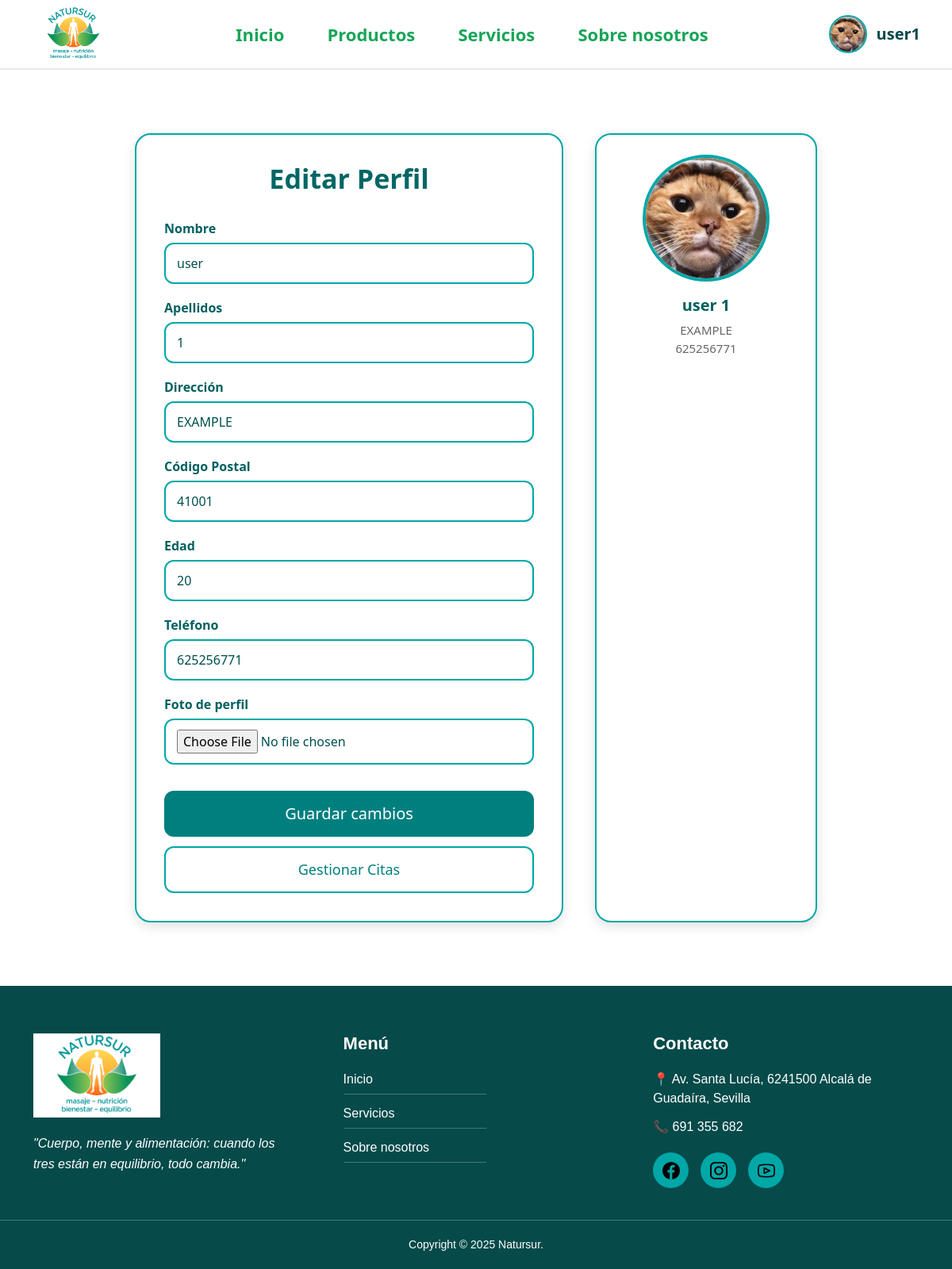
The app's page /perfil/ (signed in) with its own data.
### main/models.py (models this page shows, shortened)
class User(models.Model):
    django_user = models.OneToOneField(DjangoUser, on_delete=models.CASCADE, related_name="profile")
    first_name = models.CharField(max_length=30)
    last_name = models.CharField(max_length=30)
    direccion = models.CharField(max_length=255)
    postal_code = models.CharField(max_length=20)
    age = models.PositiveIntegerField()
    telephone_number = models.CharField(max_length=20)
    image = models.ImageField(upload_to='users/', blank=True, null=True)

### main/views.py (the view)
# urls.py: path("perfil/", views.perfil_view, name="perfil"),
@login_required
def perfil_view(request):
    profile = request.user.profile
    return render(request, "perfil.html", {"user": profile})

### main/templates/perfil.html (shortened to what this page needs)
{% extends "base.html" %}
{% load static %}
{% block content %}
<div class="profile-edit-wrapper">
    <div class="profile-form">
        <h2 class="form-title">Editar Perfil</h2>
        <form method="POST" action="{% url 'perfil_editar' %}" enctype="multipart/form-data">
            <div class="form-field">
                <label>Nombre</label>
                <input type="text" name="first_name" value="{{ user.first_name }}">
            </div>
            <div class="form-field">
                <label>Apellidos</label>
                <input type="text" name="last_name" value="{{ user.last_name }}">
            </div>
            <div class="form-field">
                <label>Dirección</label>
                <input type="text" name="direccion" value="{{ user.direccion }}">
            </div>
            <div class="form-field">
                <label>Código Postal</label>
                <input type="text" name="postal_code" value="{{ user.postal_code }}">
            </div>
            <div class="form-field">
                <label>Edad</label>
                <input type="number" name="age" value="{{ user.age }}">
            </div>
            <div class="form-field">
                <label>Teléfono</label>
                <input type="text" name="telephone_number" value="{{ user.telephone_number }}">
            </div>
            <div class="form-field">
                <label>Foto de perfil</label>
                <input type="file" name="image">
            </div>
            <button class="btn-save">Guardar cambios</button>
        </form>
        <a href="{% url 'citas_list' %}" class="btn-citas">Gestionar Citas</a>
    </div>
    <div class="profile-card">
        {% if user.image %}
            <img src="{{ user.image.url }}" class="avatar-preview">
        {% else %}
            <img src="{% static 'default_user.png' %}" class="avatar-preview">
        {% endif %}
        <div class="profile-name">{{ user.first_name }} {{ user.last_name }}</div>
        <div class="profile-info">{{ user.direccion }}</div>
        <div class="profile-info">{{ user.telephone_number }}</div>
    </div>
</div>
{% endblock %}

### main/templates/base.html (shortened to what this page needs)
<!DOCTYPE html>
<html lang="es">
<head>
    {% load static %}
    <link rel="stylesheet" href="https://cdnjs.cloudflare.com/ajax/libs/bootstrap/5.3.2/css/bootstrap.min.css">
</head>
<body>
{% load static %}
<header class="main-header">
    <div class="header-left">
        <img src="{% static 'natursur_icon.png' %}" class="logo-small">
    </div>
    <nav class="header-center">
        <a href="/">Inicio</a>
        <a href="/productos/">Productos</a>
        <a href="/servicios/">Servicios</a>
        <a href="/sobre-nosotros/">Sobre nosotros</a>
    </nav>
    <div class="header-right">
        {% if request.user.is_authenticated %}
        <div class="user-dropdown">
            <div class="user-info">
                {% if request.user.profile.image %}
                    <img src="{{ request.user.profile.image.url }}" class="user-avatar">
                {% else %}
                    <img src="{% static 'default_user.png' %}" class="user-avatar">
                {% endif %}
                <span class="user-name">{{ request.user.username }}</span>
            </div>
        </div>
        {% else %}
            <a href="/login/" class="btn-login-pro">Acceder</a>
            <a href="/register/" class="signup-link">Crear cuenta</a>
        {% endif %}
    </div>
</header>
{% block content %}
{% endblock %}
<footer class="main-footer">
    <div class="footer-content container">
        <div class="footer-col">
            <img src="{% static 'natursur_icon.png' %}" class="footer-logo">
            <p class="footer-quote">
                "Cuerpo, mente y alimentación: cuando los tres están en equilibrio, todo cambia."
            </p>
        </div>
        <div class="footer-col">
            <h3 class="footer-title">Menú</h3>
            <ul class="footer-menu">
                <li><a href="/">Inicio</a></li>
                <li><a href="/servicios/">Servicios</a></li>
                <li><a href="/sobre-nosotros/">Sobre nosotros</a></li>
            </ul>
        </div>
        <div class="footer-col">
            <h3 class="footer-title">Contacto</h3>
            <p class="footer-info">📍 Av. Santa Lucía, 6241500 Alcalá de Guadaíra, Sevilla</p>
            <p class="footer-info">📞 691 355 682</p>
            <div class="footer-socials">
                <a href="https://www.facebook.com/natursur" target="_blank">
                    <div class="social-icon">
                        <img src="{% static 'icons/facebook.png' %}">
                    </div>
                </a>
                <a href="https://www.instagram.com/yosoyescalona/?hl=es" target="_blank">
                    <div class="social-icon">
                        <img src="{% static 'icons/instagram.png' %}">
                    </div>
                </a>
                <a href="https://www.youtube.com/@natursur" target="_blank">
                    <div class="social-icon">
                        <img src="{% static 'icons/youtube.png' %}">
                    </div>
                </a>
            </div>
        </div>
    </div>
    <div class="footer-bottom">
        Copyright © 2025 Natursur.
    </div>
</footer>
</body>
</html>

### main/templates/base.html (style rules this page uses)
.main-header { display: flex; justify-content: space-between; align-items: center; padding: 8px 40px; border-bottom: 2px solid #e9e9e9; background: white; }
.logo-small { height: 70px; width: auto; }
.header-center a { margin: 0 25px; font-size: 22px; font-weight: 600; color: #18A558; text-decoration: none; }
.header-right { display: flex; align-items: center; gap: 14px; }
.user-info { display: flex; align-items: center; gap: 12px; cursor: pointer; }
.user-avatar { width: 48px; height: 48px; border-radius: 50%; object-fit: cover; border: 2px solid #02A8A8; }
.user-name { font-size: 20px; color: #064A4A; font-weight: 600; }
.user-dropdown { position: relative; display: inline-block; }
.main-footer { background: #064A4A; color: white; padding: 60px 0 20px; margin-top: 60px; font-family: Arial, sans-serif; }
.footer-content { display: flex; justify-content: space-between; flex-wrap: wrap; gap: 30px; }
.footer-col { width: 30%; min-width: 250px; }
.footer-logo { width: 160px; margin-bottom: 20px; }
.footer-quote { font-style: italic; font-size: 16px; line-height: 1.6; }
.footer-title { font-size: 22px; margin-bottom: 20px; font-weight: bold; }
.footer-menu { list-style: none; padding: 0; }
.footer-menu li { margin-bottom: 12px; border-bottom: 1px solid rgba(255,255,255,0.25); padding-bottom: 6px; width: 180px; }
.footer-menu a { color: white; text-decoration: none; font-size: 16px; }
.footer-info { margin-bottom: 12px; font-size: 16px; }
.footer-socials { display: flex; gap: 15px; margin-top: 20px; }
.social-icon { width: 45px; height: 45px; border-radius: 50%; background: #00A7A7; display: flex; justify-content: center; align-items: center; }
.social-icon img { width: 22px !important; height: 22px !important; object-fit: contain; }
.footer-bottom { margin-top: 40px; text-align: center; padding-top: 20px; font-size: 14px; border-top: 1px solid rgba(255,255,255,0.25); }

### main/templates/perfil.html (style rules this page uses)
.profile-edit-wrapper { max-width: 900px; margin: 60px auto; display: grid; grid-template-columns: 1fr 280px; gap: 40px; padding: 20px; }
.profile-form { background: white; padding: 35px; border-radius: 20px; border: 2px solid #00a7a7; box-shadow: 0 5px 15px rgba(0,0,0,0.12); }
.form-title { text-align: center; font-size: 34px; font-weight: bold; color: #006666; margin-bottom: 30px; }
.form-field { margin-bottom: 18px; }
.form-field label { font-weight: 600; color: #006060; margin-bottom: 6px; display: block; }
.form-field input { width: 100%; padding: 12px 14px; border-radius: 12px; border: 2px solid #00a7a7; transition: .2s; font-size: 16px; color: #004f4f; }
.btn-save { width: 100%; background: #007f7f; color: white; padding: 14px; font-size: 20px; border-radius: 12px; border: none; margin-top: 15px; transition: .2s; }
.btn-citas { width: 100%; background: white; border: 2px solid #00a7a7; color: #007f7f; padding: 14px; font-size: 18px; border-radius: 12px; margin-top: 12px; transition: .2s; display: block; text-align: center; text-decoration: none; }
.profile-card { background: white; padding: 25px; border-radius: 20px; border: 2px solid #00a7a7; text-align: center; box-shadow: 0 5px 15px rgba(0,0,0,0.12); }
.avatar-preview { width: 160px; height: 160px; border-radius: 50%; object-fit: cover; border: 4px solid #00a7a7; margin-bottom: 15px; }
.profile-name { font-size: 20px; color: #006060; font-weight: bold; margin-bottom: 5px; }
.profile-info { font-size: 15px; color: #666; }

### records on screen
User: first_name "user", last_name "1", direccion "EXAMPLE", postal_code "41001", age "20", telephone_number "625256771", image (picture)

### other values on screen
{{ request.user.username }} "user1"
